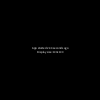
Frame 1 (no input)
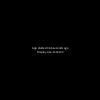
Frame 60 (the mouse pressed at the canvas centre just before this capture)
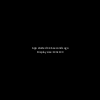
Frame 120 (the mouse held since frame 60 and released just before this capture)

The Processing sketch that drew these frames (run headless with seeded random() and noise(); from frame 60 on, the mouse is pressed at the canvas centre):

// Processing sketch: App_Orientation_and_Setup
// ── App_Orientation_and_Setup.pde
/*
 * This app simply illustrates that the sketch is re-started if you tilt the phone (changing the orientation).
 *
 * To prevent this, call orientation(PORTRAIT) or orientation(LANDSCAPE) on setup().
 * Your sketch will always be shown with the same orientation, 
 * and so it won't be restarted when someone tilts the screen. 
 * 
 * Tiago Martins 2017-2019
 * https://github.com/tms-martins/processing-androidExamples
 */
 
void setup() {
  // un-commenting the next line will prevent the sketch from re-starting when the phone is tilted
  // orientation(PORTRAIT); 
  // another possibility is 
  // orientation(LANDSCAPE);
  
  textSize(height/30);
  textAlign(CENTER, CENTER);
  
  println("setup() called, display size: " + width + "x" + height);
}

void draw() {
  background(0);
  fill(255);
  text("App started " + nf(millis()/1000.0, 0, 2) + " seconds ago\nDisplay size: " + width + "x" + height, 10, 10, width-20, height-20);
}
